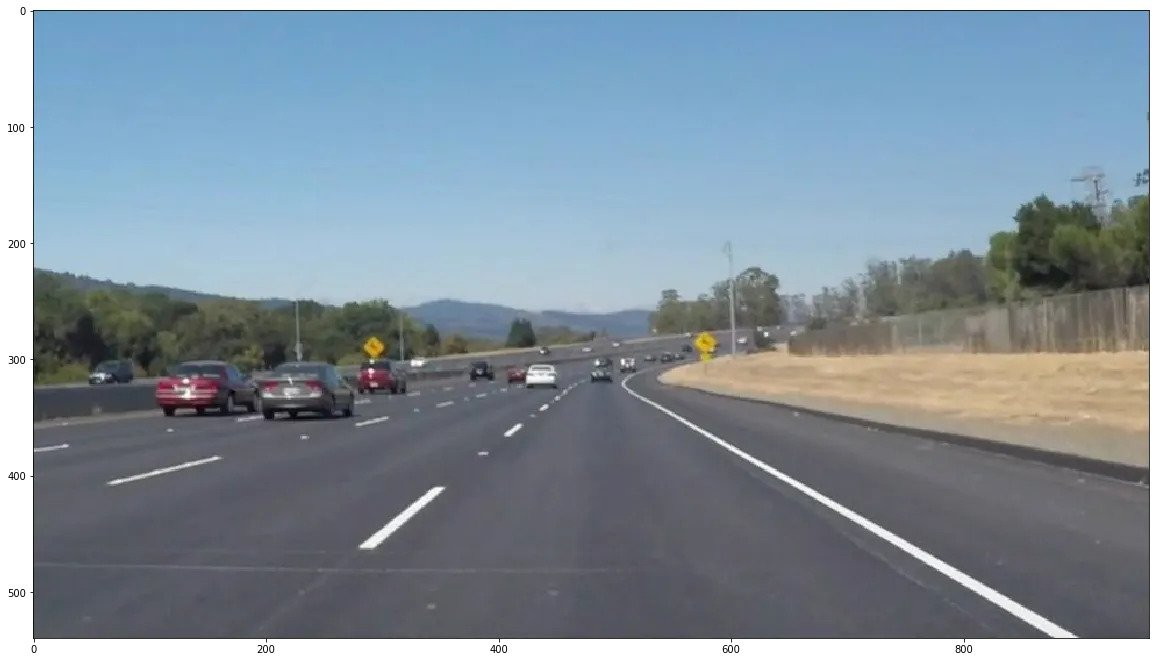
#> input picture testimage.jpg, 1159 x 662 px
$ python detector.py
#> lines starting #> are read from the running program, lines starting #| are printed output that depends on the picture; after the words box and inside, x2 and y2 are one past the last pixel; in counts of white or black regions, pixels touching at a corner belong together
# This code's functionality is largely from outside sources and is filled with comments which act as annotations
# to describe what certain lines do and what I learned while working on this project.

import cv2
import numpy as np
import matplotlib.pyplot as plt
import matplotlib.image as mpimg

# Setting up a python function to alter an image and define a region to analyze our image
def region_of_interest(img, vertices):
    mask = np.zeros_like(img) # zeroes_like returns an array of zeroes with the same size as the input array (img)
    match_mask_color = 255 # Sets our mask color to black

    cv2.fillPoly(mask, vertices, match_mask_color) # OpenCV function used to draw filled polygons in the mask color
    masked_image = cv2.bitwise_and(img, mask) # bitwise_and combines two matrices of 0s and 1s and returns a 1 when both matrices have a 1 at that point and returns a 0 anywhere else
    return masked_image

def draw_lines(img, lines, color=[255, 0, 0], thickness=3):
    # If there are no lines to draw, exit.
    if lines is None:
        return
    # Make a copy of the original image.
    img = np.copy(img)
    # Create a blank image that matches the original in size.
    line_img = np.zeros(
        (
            img.shape[0],
            img.shape[1],
            3
        ),
        dtype=np.uint8,
    )
    # Loop over all lines and draw them on the blank image.
    for line in lines:
        for x1, y1, x2, y2 in line:
            cv2.line(line_img, (x1, y1), (x2, y2), color, thickness)
    # Merge the image with the lines onto the original.
    img = cv2.addWeighted(img, 0.8, line_img, 1.0, 0.0)
    # Return the modified image.
    return img

image = mpimg.imread('testimage.jpg') # read in our original image
#> image is the input picture: shape (662, 1159, 3); mean R, G, B 129.6, 144.2, 156.3

height, width, color = image.shape # image.shape is run through the CV2 library and returns a tuple of dimensions (height, weight, color) we use this notation to 'unpack' the tuple and assign each value to a variable.
#> height = 662; width = 1159; color = 3

# Defining our vertices for the triangle we are interested in (0,h) maps to the bottom left corner, (w,h) maps to the bottom right corner, and the third points maps to the middle of the picture
region_of_interest_vertices = [
    (0, height),
    (width / 2, height / 2),
    (width, height),
]
#> region_of_interest_vertices = [(0, 662), (579.5, 331), (1159, 662)]

#plt.imshow(image) # Creates a figure and draws an image on the figure
#plt.show() # Displays our image!

# Now, we will begin our edge detection process. In mathematical terms, an edge can be defined as an area where pixel colors change drastically (in our case, the white of the lane lines changes to the gray of the road) To achieve this, we are looking at the differences in intensity in the pixels. Thus, we don't need to consider the color of the pixels, so we can convert our image to grayscale with a cv2 method to eliminate unnecessary data
gray_image = cv2.cvtColor(image, cv2.COLOR_RGB2GRAY)
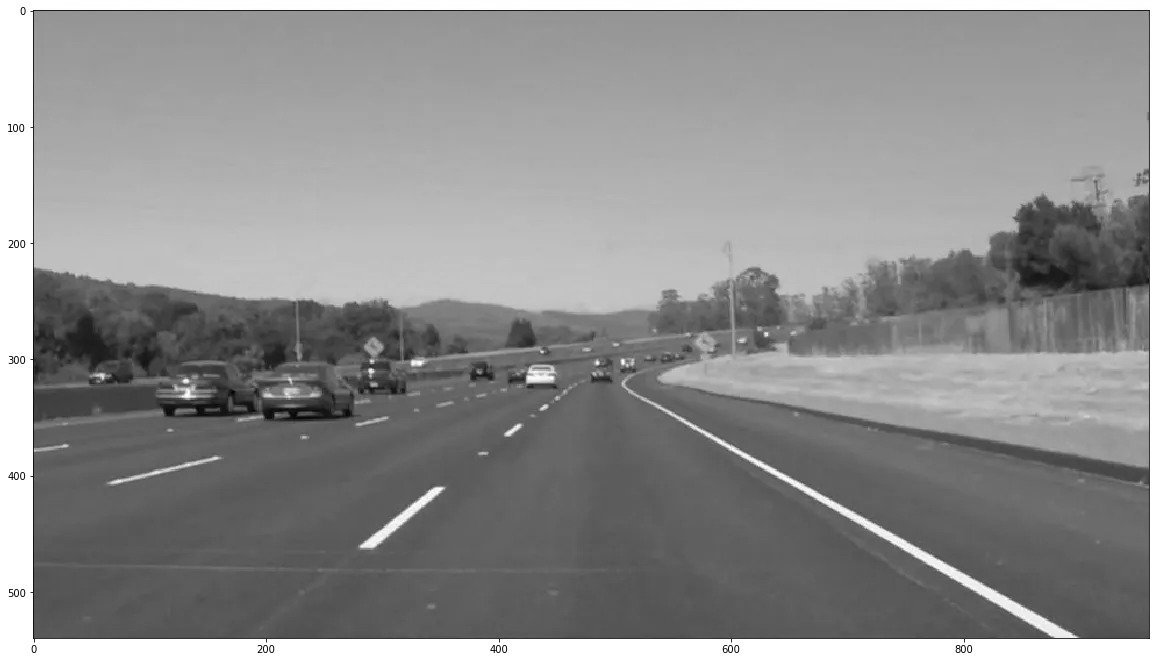
#> gray_image: shape (662, 1159); min 0, max 255, mean 141.2

# Now, the mathematical problem of detecting an edge is definitely solvable and luckily, an algorithm for solving it has already been developed - the power of the CS community :). Essentially, the algorithm utilizes gradients which are a multivariable calculus topic (a class I haven't taken yet whoops). From my understanding (aka googling) gradients are derivatives fr multivariable functions. They help describe how a functiont that depends on multiple independent variables changes
cannyed_image = cv2.Canny(gray_image, 100, 200)
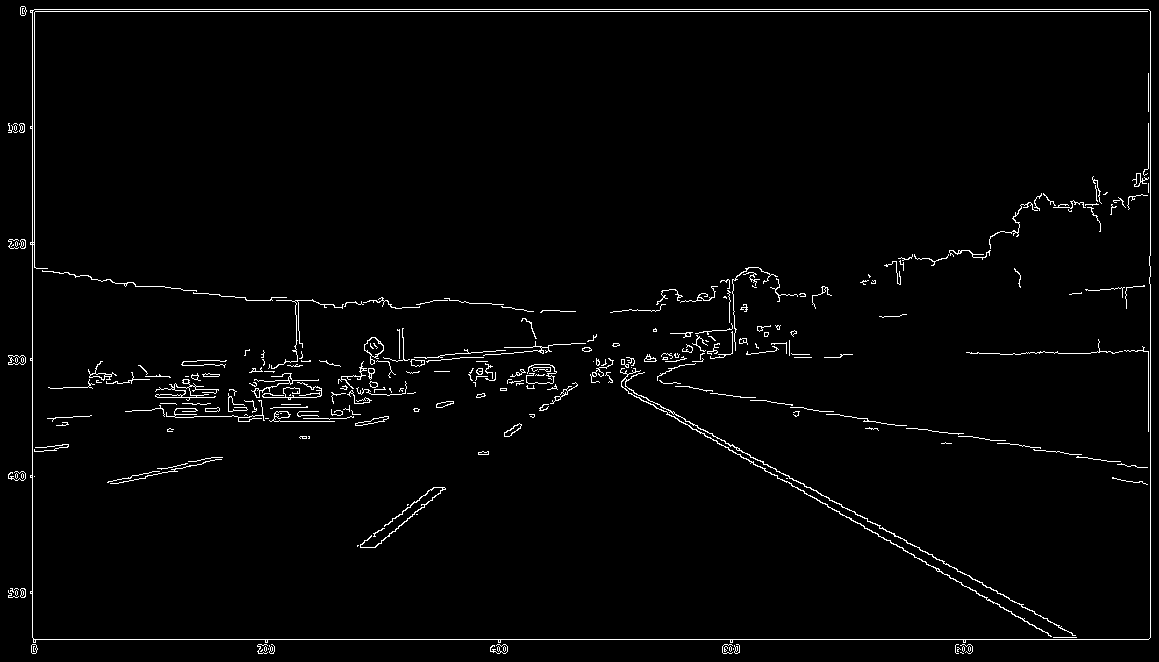
#> cannyed_image: shape (662, 1159); 2.1% white in thin lines or dots
# The next step in this process was to apply a Canny Operator to our now greyscale image but I had no idea what Canny's detection algorithm did or how it worked. So, after watching a couple very informational YouTube videos (shout out Dr. Shree Nayar at Columbia), I'm prepared to break down how this algorithm works.
# Step 1: Apply a Gaussian Blur to smooth the image
# Step 2: Apply the Sobel Operator to compute the image gradient -> this gives us the derivative in the x-direction and in the y-direction at each pixel
# Step 3: Using the derivatives found above, calculate the gradient magnitude at each pixel (magnitude increases with pixel brightness)
# Step 4: Find the orientation of the gradient at each pixel
# Step 5: Apply a one-direction Laplacian along the gradient direction/orientation -> Canny uses 1D to eliminate the possiblity of other data in different directions interfering with our edge definition
# Step 6: Find strong zero crossings in Laplacian to find the edge location

# We can finally crop our image with our intended vertex region and retrieve a final image that highlights our lane edges!
cropped_image = region_of_interest(
    cannyed_image,
    np.array([region_of_interest_vertices], np.int32)
)
#> in region_of_interest, `cv2.fillPoly(mask, vertices, match_mask_color)`: mask: shape (662, 1159); 25% white; 1 white region, box (x1, y1, x2, y2) and area: (1, 331, 1159, 662) 192063
#> in region_of_interest, `masked_image = cv2.bitwise_and(img, mask)`:
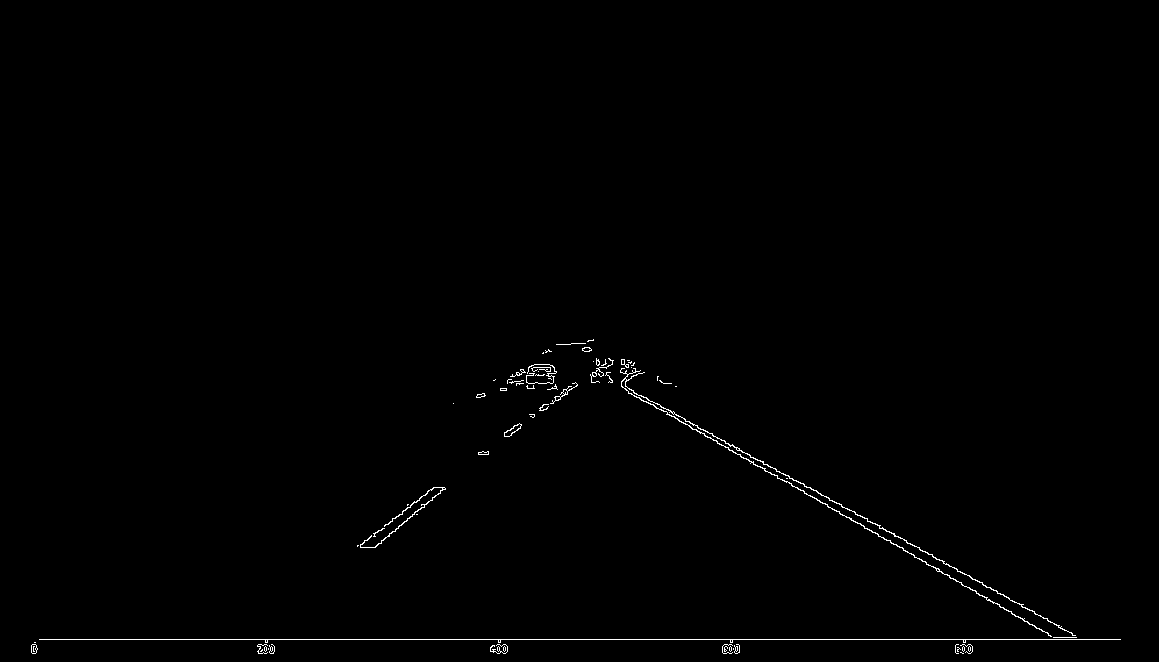
#> masked_image: shape (662, 1159); 0.52% white in thin lines or dots, all inside (x1, y1, x2, y2) = (31, 339, 1121, 654)

#plt.figure()
#plt.imshow(cropped_image)
#plt.show()

# Cool! We now have all the edges of our lane lines. However, these edges are all just a bunch of pixels next to each other. We need a way to link pixels together to create a set of lines rather than groups of pixels.
# After the Canny algorithm, the image consists of mostly "blank" pixels and a couple colored pixels. We need to find some way to mathematically relate the colored pixels together and define lines.
# We can utilize a linear algebra feature called the Hough Transform to simplify our problem and attain only one line.
# Disclaimer: This next section of comments is all about the Hough Transform and the math behind it.
# I find this kind of math really cool so I decided to document it but if you're focused more on the practicality, feel free to skip ahead.
# Skip to line 80 if you don't want to read more about Hough Transforms.

# This explanation is going to require a little familiarity with linear algebra.
# Give this video a watch to see visual diagrams and a great explanation of this concept: https://www.youtube.com/watch?v=4zHbI-fFIlI&ab_channel=ThalesSehnK%C3%B6rting
# Imagine a line in the x-y plane. It can be represented by the classic linear equation y = ax + b.
# In this equation, y and x are variables, representing a large array of values(points) that sit on the line. a and b are constants, defining the angle and direction of the line.
# Let's define two points on the line: (xi, yi) and (xj, yj). These points are two pairs of x and y values assigned to a specific spot in the x-y plane that happen to intersect with our line.
# Now, let's invert our equation, identifying it in terms of a and b in the a-b plane. This turns our equation y = ax + b into:
# b = -xia + yi and b = -xja + yj
# Since xi and xj are different values, their respective lines have different slopes in the a-b plane. Since yi and yj have different values, their lines have different y-intercepts in the a-b plane. This creates two fundamentally different lines.
# Since the lines have different slopes, they are not parallel. This means that at some point in the a-b plane, the two lines will intersect.
# So now, let's find the intersecting point of these lines. First, let's rewrite our line equations into general form.
# xia + b - yi = 0 and xja + b - yj = 0. Assume (a,b) is the point of intersection
# Now, using cross multiplication, we get the following relation: (a/((1*-yj)-(1*-yi))) = (-b/((xi*-yj)-(xj*-yi))) = (1/((xi*1)-(xj*1)))
# Solving for a, we get a = ((1*-yj)-(1*-yi))/((xi*1)-(xj*1)) = (-yj+yi)/(xi-yj)
# Solving for b, we get b = -((xi*-yj)-(xj*-yi))/((xi*1)-(xj*1)) = ((xj*-yi)-(xi*-yj))/((xj*1)-(xi*1)) = (-xj*yi+xi*yj)/(xj-xi)
# So, we can represent our intersection point (a,b) as ((-yj+yi)/(xi-yj), (-xj*yi+xi*yj)/(xj-xi))
# Now this obviously represents a point in our a-b plane, or Hough Space. But, what's interesting is that this point, when inverted back into the x-y plane, or "Regular Space", it represent our initial line, y = ax + b.
# What does this mean for us? This shows us that lines in regular space become points in Hough space and points in Hough space become lines in regular space.

# Ok! The math is over. If you skipped the huge section of comments above, here's a quick TLDR.
# The Hough Transform utilizes Hough Space, a plane that uses the a and b from y = ax + b as its axes instead of x and y.
# We will consider the x-y plane as Regular Space.
# Points in regular space (x,y) are represented as lines in Hough space (b = -xa + y).
# Lines in regular space are represented as points in Hough space.
# So, our current image includes a ton of potential, or "candidate", lines in regular space. If we represent these in Hough space, each line turns into a singular point.
# Every potential line emanating from a single pixel can be represented as a point in Hough space. Now, we just need to look for the one point in common between every pixel in Hough space.
# Bringing that point back into regular space, we get a single line that passes through all the pixels.
# Luckily, OpenCV does all this complex math for us.

lines = cv2.HoughLinesP( # Built-in OpenCV method
    cropped_image,
    rho=5, # Distance Resolution in pixels - Changed from 6 to 5.
    theta=np.pi / 60, # Angle Resolution in radians
    threshold=160, # Accumulator threshold - determines the necessary "votes" to display a line
    lines=np.array([]), # Output vector
    minLineLength=40,
    maxLineGap=25
)
#> lines = 17 rows, first 6: [39, 639, 1120, 639], [594, 372, 1053, 637], [982, 582, 1075, 635], [816, 490, 957, 571], [596, 368, 750, 457], [392, 518, 434, 487]
# print(lines)

# Awesome, Python now outputs the two endpoints of each detected line! Let's overlay these lines onto our original image to see if they match up with the lanes in the image.
# I have added the draw_lines function above.

line_image = draw_lines(image, lines) #  We will call our function here.
#> the loop in draw_lines, `for line in lines:` made 17 passes
#> line on passes 1 to 12: [[39, 639, 1120, 639]], [[594, 372, 1053, 637]], [[982, 582, 1075, 635]], [[816, 490, 957, 571]], [[596, 368, 750, 457]], [[392, 518, 434, 487]], [[598, 373, 1011, 611]], [[373, 533, 436, 487]], [[484, 454, 599, 361]], [[919, 547, 1076, 637]], [[486, 454, 599, 363]], [[488, 454, 605, 359]]
#> after the loop in draw_lines, `for line in lines:`:
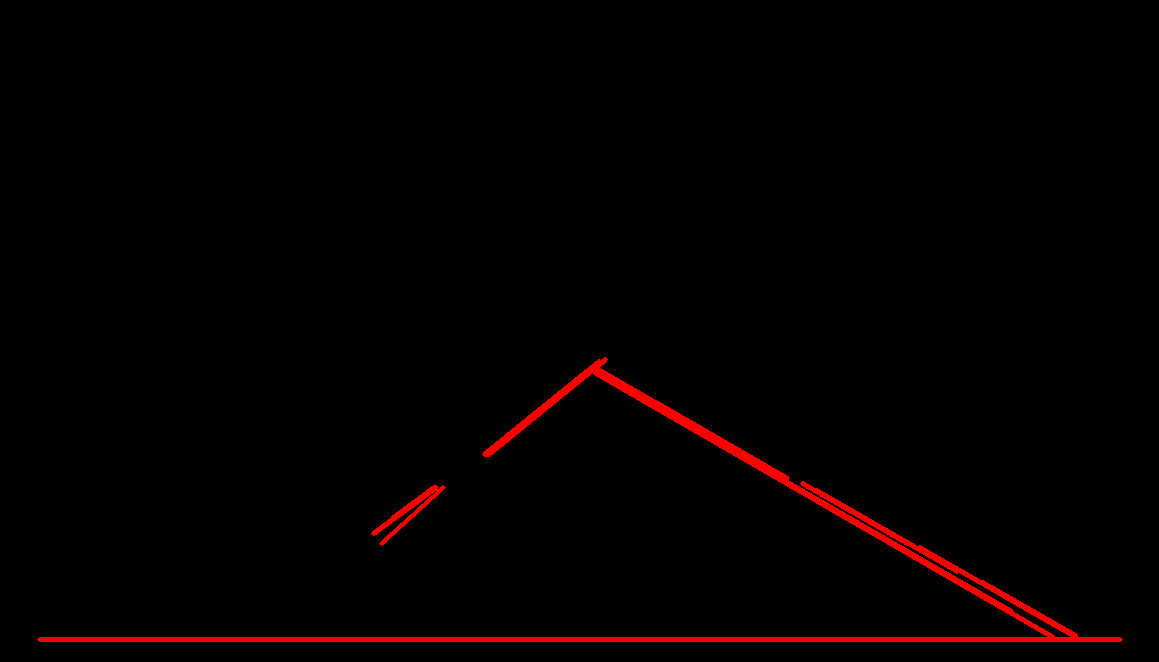
#> line_img: shape (662, 1159, 3); mean of channels 0, 1, 2 4.4, 0, 0; drawn as R, G, B
#> in draw_lines, `img = cv2.addWeighted(img, 0.8, line_img, 1.0, 0.0)`:
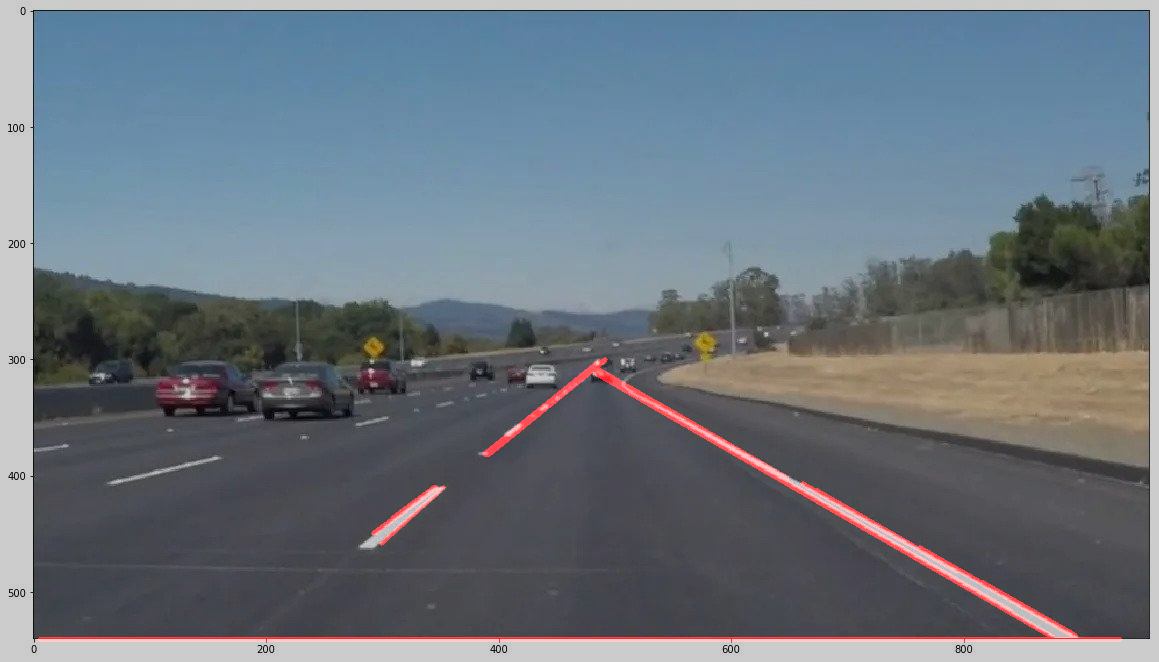
#> img: shape (662, 1159, 3); mean R, G, B 105.8, 115.4, 125
plt.figure()
plt.imshow(line_image)
plt.show()

# Great! The lane lines are now highlighted. But, the left lane is broken up since the lines are only highlighted where it is white. For the purpose of lane detection, we want to link these broken white dashes.
